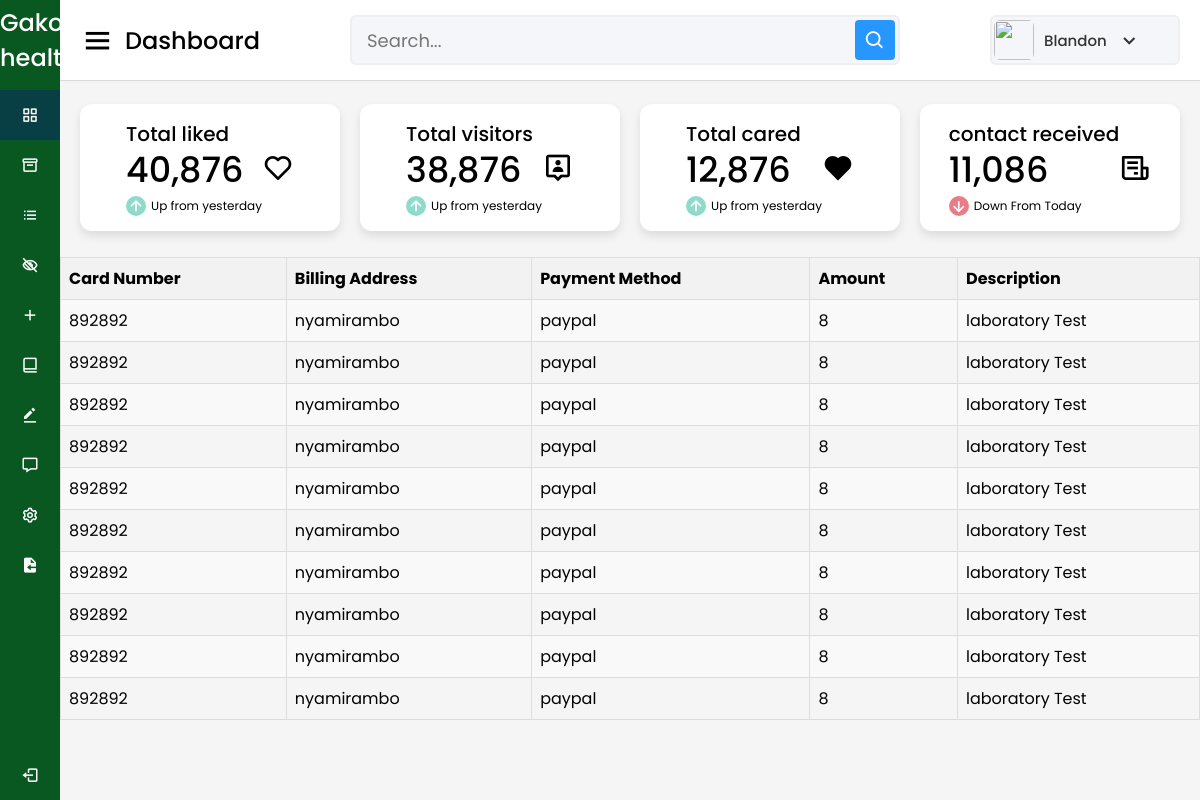
/paydash.php, run on the app's committed database.
### tables this page shows
CREATE TABLE `payment` (
  `id` int(30) NOT NULL,
  `card` int(11) NOT NULL,
  `bill_address` varchar(100) NOT NULL,
  `payment` varchar(100) NOT NULL,
  `amount` int(11) NOT NULL,
  `description` varchar(100) NOT NULL,
  `date` timestamp NOT NULL DEFAULT current_timestamp() ON UPDATE current_timestamp()
);

### paydash.php (the view, shortened to what this page needs)
<!DOCTYPE html>
<html lang="en" dir="ltr">
  <head>
    <link rel="stylesheet" href="dashboard.css">
    <link href='https://unpkg.com/boxicons@2.0.7/css/boxicons.min.css' rel='stylesheet'>
   </head>
<body>
  <div class="sidebar">
    <div class="logo-details">
      <span class="logo_name">Gako healthy</span>
    </div>
      <ul class="nav-links">
        <li>
          <a href="dashboard.php" class="active">
            <i class='bx bx-grid-alt' ></i>
            <span class="links_name">Dashboard</span>
          </a>
        </li>
        <li>
          <a href="#">
            <i class='bx bx-box' ></i>
            <span class="links_name">Medecine</span>
          </a>
        </li>
        <li>
          <a href="bookdash.php">
            <i class='bx bx-list-ul' ></i>
            <span class="links_name">appointment list</span>
          </a>
        </li>
        <li>
          <a href="dashboard2.php">
          <i class='bx bx-low-vision'></i>
            <span class="links_name">all doctors</span>
          </a>
        </li>
        <li>
          <a href="add doctor.php">
          <i class='bx bx-plus'></i>
            <span class="links_name">Add Doctors</span>
          </a>
        </li>
        <li>
          <a href="#">
            <i class='bx bx-book-alt' ></i>
            <span class="links_name">services</span>
          </a>
        </li>
        <li>
          <a href="#">
          <i class='bx bxs-edit-alt'></i>
            <span class="links_name">payment</span>
          </a>
        </li>
        <li>
          <a href="messagedash.php">
            <i class='bx bx-message' ></i>
            <span class="links_name">Messages</span>
          </a>
        </li>
        <li>
          <a href="#">
            <i class='bx bx-cog' ></i>
            <span class="links_name">Setting</span>
          </a>
        </li>
        <li>
          <a href="login.php">
          <i class='bx bxs-file-import'></i>
            <span class="links_name">Access Page</span>
          </a>
        </li>
        <li class="log_out">
          <a href="#">
            <i class='bx bx-log-out'></i>
            <span class="links_name">Log out</span>
          </a>
        </li>
      </ul>
  </div>
  <section class="home-section">
    <nav>
      <div class="sidebar-button">
        <i class='bx bx-menu sidebarBtn'></i>
        <span class="dashboard">Dashboard</span>
      </div>
      <div class="search-box">
        <input type="text" placeholder="Search...">
        <i class='bx bx-search' ></i>
      </div>
      <div class="profile-details">
        <img src="c:\Users\Blandon\OneDrive\Pictures\BLAISE.jpg" alt="">
        <span class="admin_name">Blandon</span>
        <i class='bx bx-chevron-down' ></i>
      </div>
    </nav>
    <div class="home-content">
      <div class="overview-boxes">
        <div class="box">
          <div class="right-side">
            <div class="box-topic">Total liked</div>
            <div class="number">40,876</div>
            <div class="indicator">
            <i class='bx bx-up-arrow-alt'></i>
              <span class="text">Up from yesterday</span>
            </div>
          </div>
          <i class='bx bx-heart' style="font-size: 200%;"></i>
        </div>
        <div class="box">
          <div class="right-side">
            <div class="box-topic">Total visitors</div>
            <div class="number">38,876</div>
            <div class="indicator">
              <i class='bx bx-up-arrow-alt'></i>
              <span class="text">Up from yesterday</span>
            </div>
          </div>
        <i class='bx bx-user-pin' style="font-size: 200%" ></i>
        </div>
        <div class="box">
          <div class="right-side">
            <div class="box-topic">Total cared</div>
            <div class="number">12,876</div>
            <div class="indicator">
              <i class='bx bx-up-arrow-alt'></i>
              <span class="text">Up from yesterday</span>
            </div>
          </div>
          <i class='bx bxs-heart' style="font-size: 200%;"></i>
        </div>
        <div class="box">
          <div class="right-side">
            <div class="box-topic">contact received </div>
            <div class="number">11,086</div>
            <div class="indicator">
              <i class='bx bx-down-arrow-alt down'></i>
              <span class="text">Down From Today</span>
            </div>
          </div>
          <i class='bx bx-receipt' style="font-size: 200%;"></i>
        </div>
      </div>
      <?php
$host = "localhost";
$db = "healthycare";
$user = "root";
$password = "";
$conn = new mysqli($host, $user, $password, $db);
$sql = "SELECT * FROM payment";
$result = $conn->query($sql);
if ($result->num_rows > 0) {
    echo "<table>";
    echo "<tr>";
    echo "<th>Card Number</th>";
    echo "<th>Billing Address</th>";
    echo "<th>Payment Method</th>";
    echo "<th>Amount</th>";
    echo "<th>Description</th>";
    echo "</tr>";
    while ($row = $result->fetch_assoc()) {
        echo "<tr>";
        echo "<td>".$row["card"]."</td>";
        echo "<td>".$row["bill_address"]."</td>";
        echo "<td>".$row["payment"]."</td>";
        echo "<td>".$row["amount"]."</td>";
        echo "<td>".$row["description"]."</td>";
        echo "</tr>";
    }
    echo "</table>";
} else {
    echo "No payment data found.";
}
?>
  </section>
</body>
</html>

### dashboard.css (style rules this page uses)
* { margin: 0; padding: 0; box-sizing: border-box; font-family: 'Poppins', sans-serif; }
.sidebar { position: fixed; height: 100%; width: 240px; background: #0a5821; transition: all 0.5s ease; }
.sidebar .logo-details { height: 80px; display: flex; align-items: center; }
.sidebar .logo-details .logo_name { color: #fff; font-size: 24px; font-weight: 500; }
.sidebar .nav-links { margin-top: 10px; }
.sidebar .nav-links li { position: relative; list-style: none; height: 50px; }
.sidebar .nav-links li a { height: 100%; width: 100%; display: flex; align-items: center; text-decoration: none; transition: all 0.4s ease; }
.sidebar .nav-links li a.active { background: #083f45; }
.sidebar .nav-links li i { min-width: 60px; text-align: center; font-size: 18px; color: #fff; }
.sidebar .nav-links li a .links_name { color: #fff; font-size: 15px; font-weight: 400; white-space: nowrap; }
.sidebar .nav-links .log_out { position: absolute; bottom: 0; width: 100%; }
.home-section { position: relative; background: #f5f5f5; min-height: 100vh; width: calc(100% - 240px); left: 240px; transition: all 0.5s ease; }
.home-section nav { display: flex; justify-content: space-between; height: 80px; background: #fff; display: flex; align-items: center; position: fixed; width: calc(100% - 240px); left: 240px; z-index: 100; padding: 0 20px; box-shadow: 0 1px 1px rgba(0, 0, 0, 0.1); transition: all 0.5s ease; }
.home-section nav .sidebar-button { display: flex; align-items: center; font-size: 24px; font-weight: 500; }
nav .sidebar-button i { font-size: 35px; margin-right: 10px; }
.home-section nav .search-box { position: relative; height: 50px; max-width: 550px; width: 100%; margin: 0 20px; }
nav .search-box input { height: 100%; width: 100%; outline: none; background: #F5F6FA; border: 2px solid #EFEEF1; border-radius: 6px; font-size: 18px; padding: 0 15px; }
nav .search-box .bx-search { position: absolute; height: 40px; width: 40px; background: #2697FF; right: 5px; top: 50%; transform: translateY(-50%); border-radius: 4px; line-height: 40px; text-align: center; color: #fff; font-size: 22px; transition: all 0.4 ease; }
.home-section nav .profile-details { display: flex; align-items: center; background: #F5F6FA; border: 2px solid #EFEEF1; border-radius: 6px; height: 50px; min-width: 190px; padding: 0 15px 0 2px; }
nav .profile-details img { height: 40px; width: 40px; border-radius: 6px; object-fit: cover; }
nav .profile-details .admin_name { font-size: 15px; font-weight: 500; color: #333; margin: 0 10px; white-space: nowrap; }
nav .profile-details i { font-size: 25px; color: #333; }
.home-section .home-content { position: relative; padding-top: 104px; }
.home-content .overview-boxes { display: flex; align-items: center; justify-content: space-between; flex-wrap: wrap; padding: 0 20px; margin-bottom: 26px; }
.overview-boxes .box { display: flex; align-items: center; justify-content: center; width: calc(100% / 4 - 15px); background: #fff; padding: 15px 14px; border-radius: 12px; box-shadow: 0 5px 10px rgba(0,0,0,0.1); }
.overview-boxes .box-topic { font-size: 20px; font-weight: 500; }
.home-content .box .number { display: inline-block; font-size: 35px; margin-top: -6px; font-weight: 500; }
.home-content .box .indicator { display: flex; align-items: center; }
.home-content .box .indicator i { height: 20px; width: 20px; background: #8FDACB; line-height: 20px; text-align: center; border-radius: 50%; color: #fff; font-size: 20px; margin-right: 5px; }
.box .indicator i.down { background: #e87d88; }
.home-content .box .indicator .text { font-size: 12px; }
@media (max-width: 1240px) { .sidebar { width: 60px; } }
@media (max-width: 1240px) { .home-section { width: calc(100% - 60px); left: 60px; } }
@media (max-width: 1240px) { .home-section nav { width: calc(100% - 60px); left: 60px; } }

### paydash.php (style rules this page uses)
table { border-collapse: collapse; width: 100%; }
th, td { border: 1px solid #ddd; padding: 8px; text-align: left; }
th { background-color: #f2f2f2; }
tr:nth-child(even) { background-color: #f9f9f9; }

### data on the page
payment: card "892892", bill_address "nyamirambo", payment "paypal", amount "8", description "laboratory Test"
payment: card "892892", bill_address "nyamirambo", payment "paypal", amount "8", description "laboratory Test"
payment: card "892892", bill_address "nyamirambo", payment "paypal", amount "8", description "laboratory Test"
payment: card "892892", bill_address "nyamirambo", payment "paypal", amount "8", description "laboratory Test"
payment: card "892892", bill_address "nyamirambo", payment "paypal", amount "8", description "laboratory Test"
payment: card "892892", bill_address "nyamirambo", payment "paypal", amount "8", description "laboratory Test"
payment: card "892892", bill_address "nyamirambo", payment "paypal", amount "8", description "laboratory Test"
payment: card "892892", bill_address "nyamirambo", payment "paypal", amount "8", description "laboratory Test"
payment: card "892892", bill_address "nyamirambo", payment "paypal", amount "8", description "laboratory Test"
payment: card "892892", bill_address "nyamirambo", payment "paypal", amount "8", description "laboratory Test"
